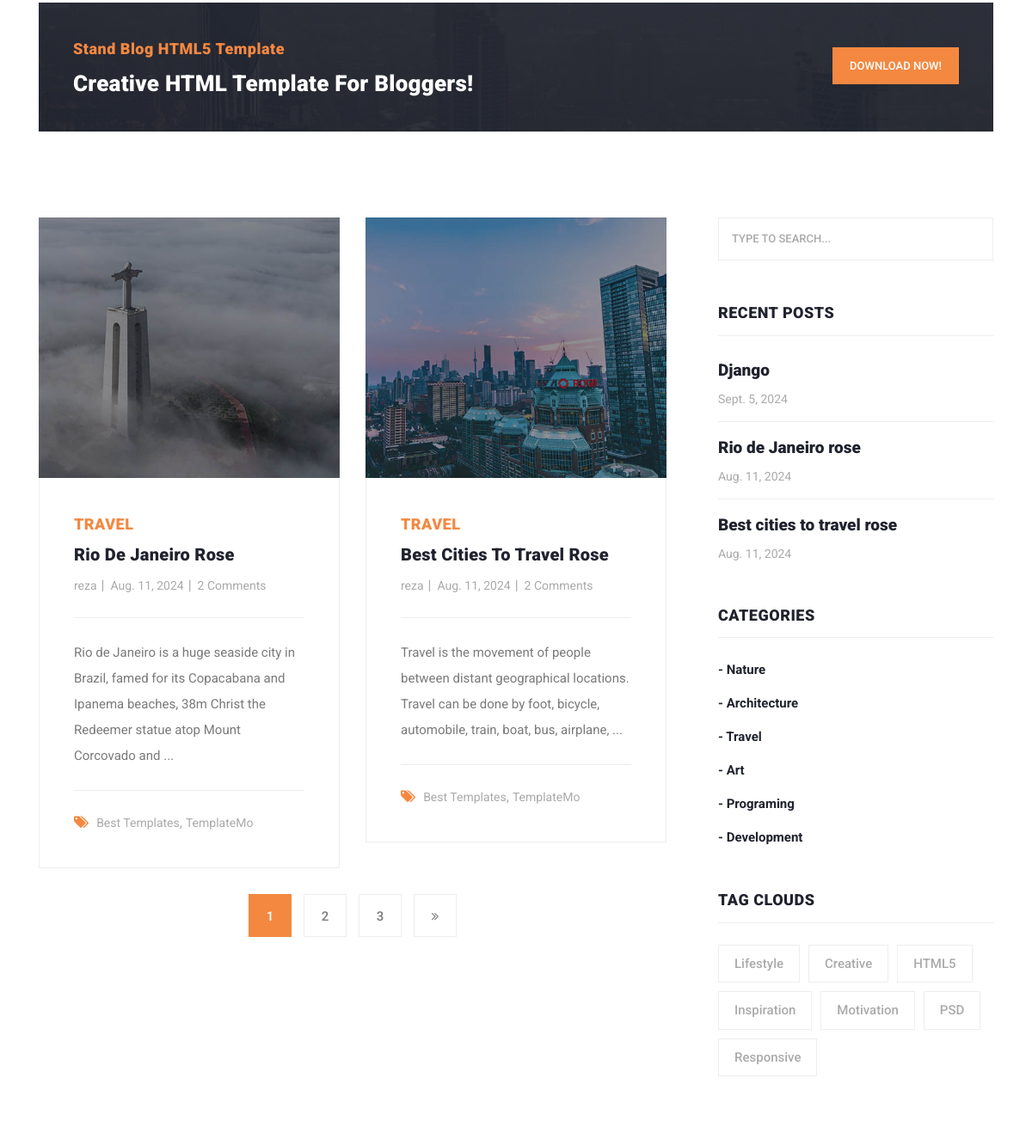
The app's page /posts/ (middle part), older data.
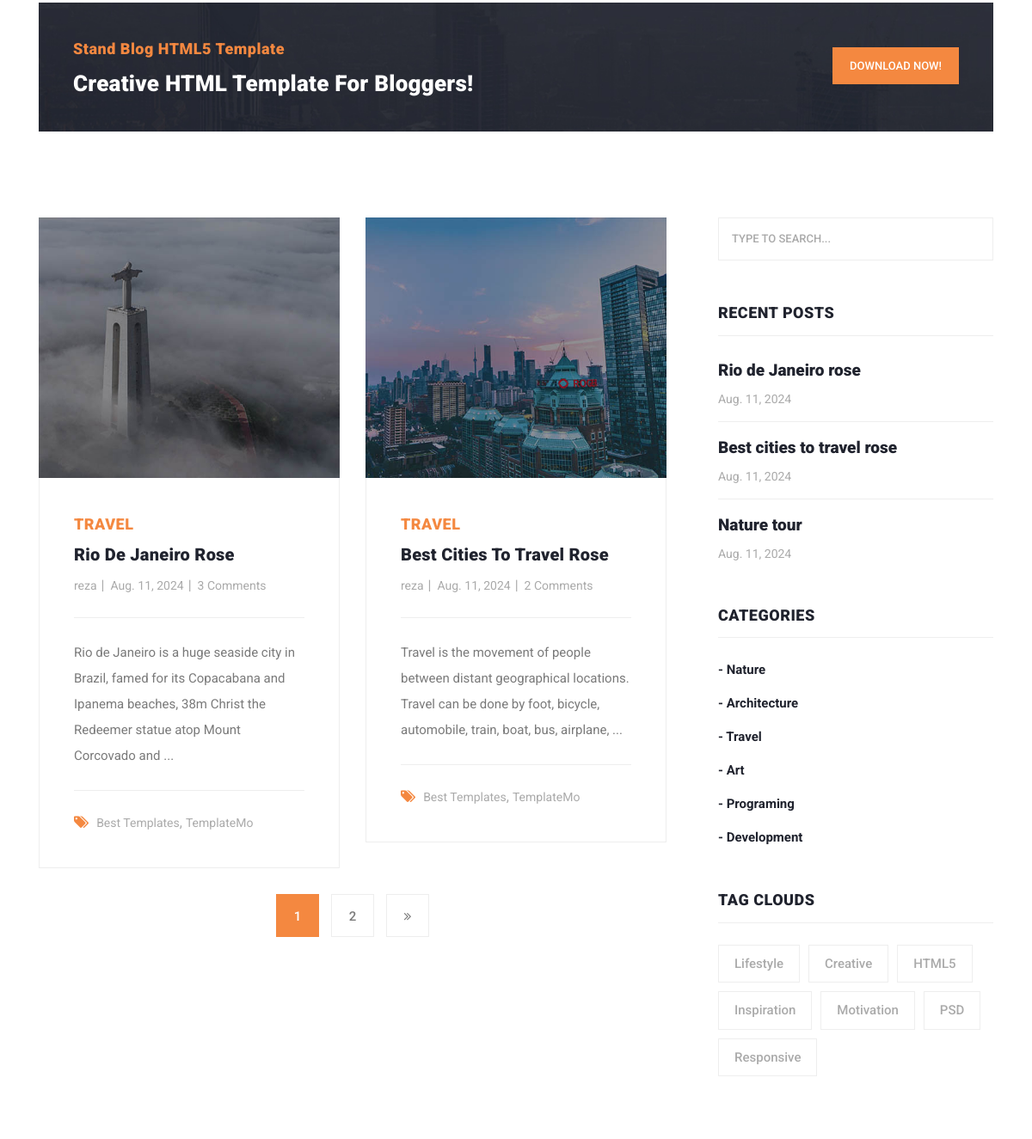
The same page, newer data.
### blog_app/models.py (models this page shows, shortened)
class Post(models.Model):
    author = models.ForeignKey(User, on_delete=models.CASCADE)
    title = models.CharField(max_length=100, unique_for_date='pub_date')
    category = models.ManyToManyField(Category)
    body = models.TextField()
    image = models.ImageField(upload_to='img/post')
    published = models.BooleanField(default=True)
    created = models.DateField(auto_now_add=True)
    updated = models.DateField(auto_now=True)
    pub_date = models.DateField(default=timezone.now())
    objects = ModelManager()
    class Meta:
        ordering = ('created',)
    def get_absolute_url(self):
        return reverse('blog:post_details', kwargs={'pk': self.pk})

class Category(models.Model):
    title = models.CharField(max_length=100)
    created = models.TimeField(auto_now_add=True)
    def __str__(self):
        return self.title

### blog_app/views.py (the view)
# urls.py: path('posts/', views.post_list, name='posts'),
def post_list(request):
    posts = Post.objects.all()
    paginator = Paginator(posts, 2)
    page_number = request.GET.get('page')
    try:
        objects_list = paginator.get_page(page_number)
    except PageNotAnInteger:
        objects_list = paginator.get_page(1)
    except EmptyPage:
        objects_list = paginator.get_page(paginator.num_pages)
    return render(request, template_name='blog_app/posts_list.html', context={'posts': objects_list})

### context_processors/context_processors.py (called while the page is built)
def recent_posts(request):
    return {'recent_posts': Post.objects.order_by('-created')[:3]}

def categorise(request):
    return {'categorise': Category.objects.all()}

### blog_app/templates/blog_app/posts_list.html (shortened to what the changed rows need)
{% extends 'base.html' %}
{% load static %}
{% block content %}
    <section class="blog-posts grid-system">
        <div class="container">
            <div class="row">
                <div class="col-lg-8">
                    <div class="all-blog-posts">
                        <div class="row">
                            {% if posts %}
                                {% for post in posts %}
                                    <div class="col-lg-6">
                                        <div class="blog-post">
                                            <div class="blog-thumb">
                                                <img src="{{ post.image.url }}" alt="">
                                            </div>
                                            <div class="down-content">
                                                {% for cat in post.category.all %}
                                                    <span style="margin-right: 10px">{{ cat }}</span>
                                                {% endfor %}
                                                <a href="{{ post.get_absolute_url }}"><h4>{{ post.title }}</h4></a>
                                                <ul class="post-info">
                                                    <li><a href="#">{{ post.author }}</a></li>
                                                    <li><a href="#">{{ post.created }}</a></li>
                                                    <li><a href="#">{{ post.comments.count }} Comments</a></li>
                                                </ul>
                                                <p>{{ post.body|slice:':150' }} ...</p>
                                                <div class="post-options">
                                                    <div class="row">
                                                        <div class="col-lg-12">
                                                            <ul class="post-tags">
                                                                <li><i class="fa fa-tags"></i></li>
                                                                <li><a href="#">Best Templates</a>,</li>
                                                                <li><a href="#">TemplateMo</a></li>
                                                            </ul>
                                                        </div>
                                                    </div>
                                                </div>
                                            </div>
                                        </div>
                                    </div>
                                {% endfor %}
                            {% else %}
                                <h2 style="color: #f48840; font-weight: bold">Not found!</h2>
                            {% endif %}
                            {% if posts.has_other_pages %}
                                <div class="col-lg-12">
                                    <ul class="page-numbers">
                                        {% for i in posts.paginator.page_range %}
                                            {% if i == posts.number %}
                                                <li class="active"><a href="?page={{ i }}{% if request.GET.q %}&q={{ request.GET.q }}{% endif %}">{{ i }}</a>
                                                </li>
                                            {% else %}
                                                <li><a href="?page={{ i }}{% if request.GET.q %}&q={{ request.GET.q }}{% endif %}">{{ i }}</a>
                                                </li>
                                            {% endif %}
                                        {% endfor %}
                                    </ul>
                                </div>
                            {% endif %}
                        </div>
                    </div>
                </div>
                {% include 'includes/sidebar.html' %}
            </div>
        </div>
    </section>
{% endblock %}

### templates/includes/sidebar.html
<div class="col-lg-4">
    <div class="sidebar">
        <div class="row">
            <div class="col-lg-12">
                <div class="sidebar-item search">
                    <form id="search_form" name="gs" method="GET" action="{% url 'blog:search_posts' %}">
                        <input type="text" name="q" class="searchText"
                               placeholder="type to search..." autocomplete="on">
                    </form>
                </div>
            </div>
            <div class="col-lg-12">
                <div class="sidebar-item recent-posts">
                    <div class="sidebar-heading">
                        <h2>Recent Posts</h2>
                    </div>
                    <div class="content">
                        <ul>
                            {% for post in recent_posts %}
                                <li><a href={{ post.get_absolute_url }}>
                                    <h5>{{ post.title }}</h5>
                                    <span>{{ post.created }}</span>
                                </a></li>
                            {% endfor %}
                        </ul>
                    </div>
                </div>
            </div>
            <div class="col-lg-12">
                <div class="sidebar-item categories">
                    <div class="sidebar-heading">
                        <h2>Categories</h2>
                    </div>
                    <div class="content">
                        <ul>
                            {% for cat in categorise %}
                                <li><a href="{% url 'blog:category_details' cat.pk %}">- {{ cat.title }}</a></li>
                            {% endfor %}
                        </ul>
                    </div>
                </div>
            </div>
            <div class="col-lg-12">
                <div class="sidebar-item tags">
                    <div class="sidebar-heading">
                        <h2>Tag Clouds</h2>
                    </div>
                    <div class="content">
                        <ul>
                            <li><a href="#">Lifestyle</a></li>
                            <li><a href="#">Creative</a></li>
                            <li><a href="#">HTML5</a></li>
                            <li><a href="#">Inspiration</a></li>
                            <li><a href="#">Motivation</a></li>
                            <li><a href="#">PSD</a></li>
                            <li><a href="#">Responsive</a></li>
                        </ul>
                    </div>
                </div>
            </div>
        </div>
    </div>
</div>

Row changes from the older to the newer data that the page shows:
removed Post: title "Django", created "Sept. 5, 2024", shown under "RECENT POSTS"
computed for Post "Rio De Janeiro Rose": comments.count "2" → "3"
now on this page (row unchanged): Post: title "Nature tour", created "Aug. 11, 2024", shown under "RECENT POSTS"
Text that changed along with them:
list line gone: "3"
